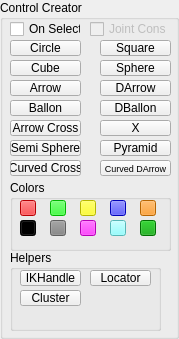
     <widget class="QGroupBox" name="controlCreatorGroupBox">
      <property name="geometry">
       <rect>
        <x>0</x>
        <y>0</y>
        <width>179</width>
        <height>339</height>
       </rect>
      </property>
      <property name="title">
       <string>Control Creator</string>
      </property>
      <widget class="QCheckBox" name="onSelectCheckBox">
       <property name="geometry">
        <rect>
         <x>10</x>
         <y>20</y>
         <width>71</width>
         <height>18</height>
        </rect>
       </property>
       <property name="text">
        <string>On Select</string>
       </property>
      </widget>
      <widget class="QPushButton" name="circleButton">
       <property name="geometry">
        <rect>
         <x>10</x>
         <y>40</y>
         <width>71</width>
         <height>16</height>
        </rect>
       </property>
       <property name="text">
        <string>Circle</string>
       </property>
      </widget>
      <widget class="QPushButton" name="squareButton">
       <property name="geometry">
        <rect>
         <x>100</x>
         <y>40</y>
         <width>71</width>
         <height>16</height>
        </rect>
       </property>
       <property name="text">
        <string>Square</string>
       </property>
      </widget>
      <widget class="QPushButton" name="cubeButton">
       <property name="geometry">
        <rect>
         <x>10</x>
         <y>60</y>
         <width>71</width>
         <height>16</height>
        </rect>
       </property>
       <property name="text">
        <string>Cube</string>
       </property>
      </widget>
      <widget class="QPushButton" name="sphereButton">
       <property name="geometry">
        <rect>
         <x>100</x>
         <y>60</y>
         <width>71</width>
         <height>16</height>
        </rect>
       </property>
       <property name="text">
        <string>Sphere</string>
       </property>
      </widget>
      <widget class="QPushButton" name="arrowButton">
       <property name="geometry">
        <rect>
         <x>10</x>
         <y>80</y>
         <width>71</width>
         <height>16</height>
        </rect>
       </property>
       <property name="text">
        <string>Arrow</string>
       </property>
      </widget>
      <widget class="QPushButton" name="doubleArrowButton">
       <property name="geometry">
        <rect>
         <x>100</x>
         <y>80</y>
         <width>71</width>
         <height>16</height>
        </rect>
       </property>
       <property name="text">
        <string>DArrow</string>
       </property>
      </widget>
      <widget class="QPushButton" name="ballonButton">
       <property name="geometry">
        <rect>
         <x>10</x>
         <y>100</y>
         <width>71</width>
         <height>16</height>
        </rect>
       </property>
       <property name="text">
        <string>Ballon</string>
       </property>
      </widget>
      <widget class="QPushButton" name="doubleBallonButton">
       <property name="geometry">
        <rect>
         <x>100</x>
         <y>100</y>
         <width>71</width>
         <height>16</height>
        </rect>
       </property>
       <property name="text">
        <string>DBallon</string>
       </property>
      </widget>
      <widget class="QPushButton" name="arrowCrossButton">
       <property name="geometry">
        <rect>
         <x>10</x>
         <y>120</y>
         <width>71</width>
         <height>16</height>
        </rect>
       </property>
       <property name="text">
        <string>Arrow Cross</string>
       </property>
      </widget>
      <widget class="QPushButton" name="xButton">
       <property name="geometry">
        <rect>
         <x>100</x>
         <y>120</y>
         <width>71</width>
         <height>16</height>
        </rect>
       </property>
       <property name="text">
        <string>X</string>
       </property>
      </widget>
      <widget class="QPushButton" name="semiSphereButton">
       <property name="geometry">
        <rect>
         <x>10</x>
         <y>140</y>
         <width>71</width>
         <height>16</height>
        </rect>
       </property>
       <property name="text">
        <string>Semi Sphere</string>
       </property>
      </widget>
      <widget class="QPushButton" name="pyramidButton">
       <property name="geometry">
        <rect>
         <x>100</x>
         <y>140</y>
         <width>71</width>
         <height>16</height>
        </rect>
       </property>
       <property name="text">
        <string>Pyramid</string>
       </property>
      </widget>
      <widget class="QPushButton" name="curvedDArrowButton">
       <property name="geometry">
        <rect>
         <x>100</x>
         <y>160</y>
         <width>71</width>
         <height>16</height>
        </rect>
       </property>
       <property name="font">
        <font>
         <pointsize>7</pointsize>
        </font>
       </property>
       <property name="text">
        <string>Curved DArrow</string>
       </property>
      </widget>
      <widget class="QPushButton" name="curvedCrossButton">
       <property name="geometry">
        <rect>
         <x>10</x>
         <y>160</y>
         <width>71</width>
         <height>16</height>
        </rect>
       </property>
       <property name="text">
        <string>Curved Cross</string>
       </property>
      </widget>
      <widget class="QCheckBox" name="constrainedCheckBox">
       <property name="enabled">
        <bool>false</bool>
       </property>
       <property name="geometry">
        <rect>
         <x>90</x>
         <y>20</y>
         <width>81</width>
         <height>18</height>
        </rect>
       </property>
       <property name="text">
        <string>Joint Cons</string>
       </property>
      </widget>
      <widget class="QGroupBox" name="colorGroupBox">
       <property name="geometry">
        <rect>
         <x>10</x>
         <y>180</y>
         <width>161</width>
         <height>71</height>
        </rect>
       </property>
       <property name="title">
        <string>Colors</string>
       </property>
       <widget class="QPushButton" name="redColorButton">
        <property name="geometry">
         <rect>
          <x>10</x>
          <y>20</y>
          <width>16</width>
          <height>16</height>
         </rect>
        </property>
        <property name="autoFillBackground">
         <bool>false</bool>
        </property>
        <property name="styleSheet">
         <string notr="true">background-color: rgb(255, 0, 4);</string>
        </property>
        <property name="text">
         <string/>
        </property>
        <property name="flat">
         <bool>false</bool>
        </property>
       </widget>
       <widget class="QPushButton" name="greenLightColorButton">
        <property name="geometry">
         <rect>
          <x>40</x>
          <y>20</y>
          <width>16</width>
          <height>16</height>
         </rect>
        </property>
        <property name="autoFillBackground">
         <bool>false</bool>
        </property>
        <property name="styleSheet">
         <string notr="true">background-color: rgb(0, 255, 0);</string>
        </property>
        <property name="text">
         <string/>
        </property>
        <property name="flat">
         <bool>false</bool>
        </property>
       </widget>
       <widget class="QPushButton" name="yellowColorButton">
        <property name="geometry">
         <rect>
          <x>70</x>
          <y>20</y>
          <width>16</width>
          <height>16</height>
         </rect>
        </property>
        <property name="autoFillBackground">
         <bool>false</bool>
        </property>
        <property name="styleSheet">
         <string notr="true">background-color: rgb(255, 255, 0);</string>
        </property>
        <property name="text">
         <string/>
        </property>
        <property name="flat">
         <bool>false</bool>
        </property>
       </widget>
       <widget class="QPushButton" name="blueDarkColorButton">
        <property name="geometry">
         <rect>
          <x>100</x>
          <y>20</y>
          <width>16</width>
          <height>16</height>
         </rect>
        </property>
        <property name="autoFillBackground">
         <bool>false</bool>
        </property>
        <property name="styleSheet">
         <string notr="true">background-color: rgb(0, 0, 255);</string>
        </property>
        <property name="text">
         <string/>
        </property>
        <property name="flat">
         <bool>false</bool>
        </property>
       </widget>
       <widget class="QPushButton" name="orangeColorButton">
        <property name="geometry">
         <rect>
          <x>130</x>
          <y>20</y>
          <width>16</width>
          <height>16</height>
         </rect>
        </property>
        <property name="autoFillBackground">
         <bool>false</bool>
        </property>
        <property name="styleSheet">
         <string notr="true">background-color: rgb(255, 141, 2);</string>
        </property>
        <property name="text">
         <string/>
        </property>
        <property name="flat">
         <bool>false</bool>
        </property>
       </widget>
       <widget class="QPushButton" name="greenDarkColorButton">
        <property name="geometry">
         <rect>
          <x>130</x>
          <y>40</y>
          <width>16</width>
          <height>16</height>
         </rect>
        </property>
        <property name="autoFillBackground">
         <bool>false</bool>
        </property>
        <property name="styleSheet">
         <string notr="true">background-color: rgb(0, 156, 0);</string>
        </property>
        <property name="text">
         <string/>
        </property>
        <property name="flat">
         <bool>false</bool>
        </property>
       </widget>
       <widget class="QPushButton" name="blueLightColorButton">
        <property name="geometry">
         <rect>
          <x>100</x>
          <y>40</y>
          <width>16</width>
          <height>16</height>
         </rect>
        </property>
        <property name="autoFillBackground">
         <bool>false</bool>
        </property>
        <property name="styleSheet">
         <string notr="true">background-color: rgb(121, 255, 255);</string>
        </property>
        <property name="text">
         <string/>
        </property>
        <property name="flat">
         <bool>false</bool>
        </property>
       </widget>
       <widget class="QPushButton" name="pinkColorButton">
        <property name="geometry">
         <rect>
          <x>70</x>
          <y>40</y>
          <width>16</width>
          <height>16</height>
         </rect>
        </property>
        <property name="autoFillBackground">
         <bool>false</bool>
        </property>
        <property name="styleSheet">
         <string notr="true">background-color: rgb(255, 0, 255);</string>
        </property>
        <property name="text">
         <string/>
        </property>
        <property name="flat">
         <bool>false</bool>
        </property>
       </widget>
       <widget class="QPushButton" name="grayColorButton">
        <property name="geometry">
         <rect>
          <x>40</x>
          <y>40</y>
          <width>16</width>
          <height>16</height>
         </rect>
        </property>
        <property name="autoFillBackground">
         <bool>false</bool>
        </property>
        <property name="styleSheet">
         <string notr="true">background-color: rgb(131, 131, 131);</string>
        </property>
        <property name="text">
         <string/>
        </property>
        <property name="flat">
         <bool>false</bool>
        </property>
       </widget>
       <widget class="QPushButton" name="blackColorButton">
        <property name="geometry">
         <rect>
          <x>10</x>
          <y>40</y>
          <width>16</width>
          <height>16</height>
         </rect>
        </property>
        <property name="autoFillBackground">
         <bool>false</bool>
        </property>
        <property name="styleSheet">
         <string notr="true">background-color: rgb(0, 0, 0);</string>
        </property>
        <property name="text">
         <string/>
        </property>
        <property name="flat">
         <bool>false</bool>
        </property>
       </widget>
      </widget>
      <widget class="QGroupBox" name="helpersGroupBox">
       <property name="geometry">
        <rect>
         <x>10</x>
         <y>250</y>
         <width>151</width>
         <height>81</height>
        </rect>
       </property>
       <property name="title">
        <string>Helpers</string>
       </property>
       <widget class="QPushButton" name="locatorButton">
        <property name="geometry">
         <rect>
          <x>80</x>
          <y>20</y>
          <width>61</width>
          <height>16</height>
         </rect>
        </property>
        <property name="text">
         <string>Locator</string>
        </property>
       </widget>
       <widget class="QPushButton" name="clusterButton">
        <property name="geometry">
         <rect>
          <x>10</x>
          <y>40</y>
          <width>61</width>
          <height>16</height>
         </rect>
        </property>
        <property name="text">
         <string>Cluster</string>
        </property>
       </widget>
       <widget class="QPushButton" name="ikHandleButton">
        <property name="geometry">
         <rect>
          <x>10</x>
          <y>20</y>
          <width>61</width>
          <height>16</height>
         </rect>
        </property>
        <property name="text">
         <string>IKHandle</string>
        </property>
       </widget>
      </widget>
     </widget>
